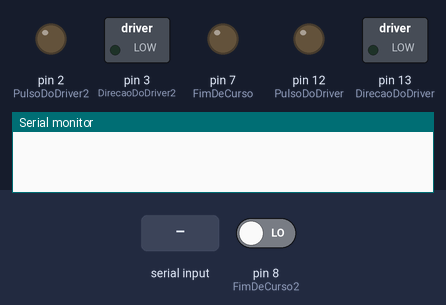
Simulated run of this sketch. Board: Arduino Uno, built with avr-gcc and run on an emulated ATmega328P. Shown: switched loads named in the sketch (green lamp = pin HIGH), output pins drawn as LEDs (lit = HIGH), the last lines printed to the serial monitor. The test bench sets the inputs (shaded band); at power-on: pin 8 (FimDeCurso2) LOW.

Above: at 1.2 s.
1.3 s: byte 30 received over Serial
2.8 s: pin 8 (FimDeCurso2) driven HIGH
At 5.2 s:
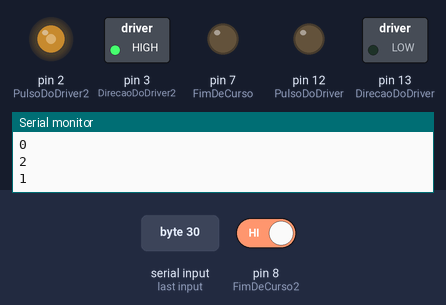
At 42.7 s:
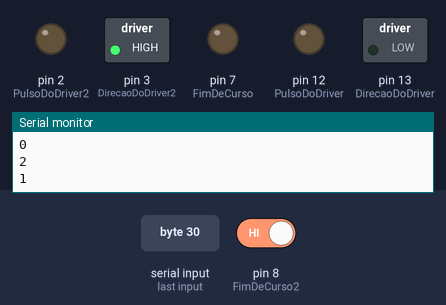
Timing chart, 0 to 53.7 s (numbered marks = the images above; inputs shaded):
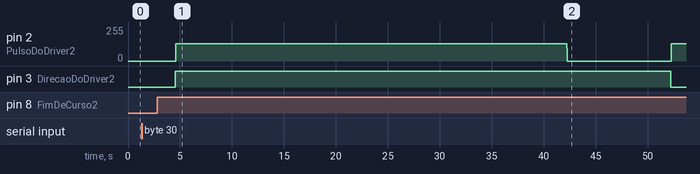

Measured:
- after the input at 2.8 s, pin 2 (PulsoDoDriver2): 0/255 → 130/255 after 1.8 s instead of 13.4 s; pin 3 (DirecaoDoDriver2): LOW → HIGH after 1.8 s instead of 13.3 s; pin 12 (PulsoDoDriver): stays LOW (without the input it goes to HIGH after 1.5 s)

The sketch:

Fim_De_CursoV3.ino
```cpp
int PulsoDoDriver = 12 ; //Azul
int DirecaoDoDriver = 13; //Azul

int PulsoDoDriver2= 2; //Preto
int DirecaoDoDriver2 = 3;//Preto

int FimDeCurso = 7;//
int FimDeCurso2 = 8;//

int giro1 = 0;
int giro2 = 0;
int giro3 = 0;
int giro4 = 0;

int pd = 900;//Aqui você define a velocidade dos motores, quanto maior mais lento fica, não diminuir mais que 750
int pd2 = 900;//Aqui você define a velocidade dos motores, quanto maior mais lento fica, não diminuir mais que 750

boolean setdir = HIGH;
boolean setdir2 = HIGH;

boolean StatusFimDeCurso = LOW;
boolean StatusFimDeCurso2 = LOW;

int serialDado = 0;
int var;


void setup() {

  Serial.begin(9600);
  pinMode (PulsoDoDriver, OUTPUT);
  pinMode (DirecaoDoDriver, OUTPUT);
  pinMode (PulsoDoDriver2, OUTPUT);
  pinMode (DirecaoDoDriver2, OUTPUT);
  pinMode (FimDeCurso, OUTPUT);

}

void loop(){

  if(Serial.available()>0){

    serialDado = Serial.read();
    var = 1;
    Serial.println(var);
    Serial.println(StatusFimDeCurso);

      while(var<=20){
        var++;
        int giro1 = 0;
        int giro2 = 0;
        int giro3 = 0;
        int giro4 = 0;
        Serial.println(var);

        delay (3000); // Este é o tempo de espera para o molde abrir

        digitalWrite(DirecaoDoDriver,LOW); //Aqui é primeiro giro do projeto, fechamento do molde
        for (giro1; giro1<=6400; giro1++){ //Aqui você faz o preset de quanto ele vai andar, quando for fazer o preset, zere o valor dos outros giros.
          digitalWrite(PulsoDoDriver,HIGH);
          delayMicroseconds(pd);
          digitalWrite(PulsoDoDriver,LOW);
          delayMicroseconds(pd);
          StatusFimDeCurso2 = digitalRead(FimDeCurso2);
          if(StatusFimDeCurso2 == HIGH)
          {
            Serial.println(StatusFimDeCurso2);
            giro1 = 10000;
          }
        }

        delay (250); // Este é um pequeno delay após o fechamento do molde para encher

        digitalWrite(DirecaoDoDriver2,HIGH); // Aqui é a injeção do material
        for (giro2; giro2<=25000; giro2++){ // Aqui você define o tanto que o fuso vai rodar, recomendo 11000
          digitalWrite(PulsoDoDriver2,HIGH);
          delayMicroseconds(750);
          digitalWrite(PulsoDoDriver2,LOW);
          delayMicroseconds(750);
        }

        delay (10000); // Este é o tempo que o material esfria dentro do molde

        digitalWrite(DirecaoDoDriver2,LOW); // Aqui é a volta do fuso para tirar a pressão
        for (giro3; giro3<=1000; giro3++){ //Recomendo colocar 2000 aqui
          digitalWrite(PulsoDoDriver2,HIGH);
          delayMicroseconds(pd);
          digitalWrite(PulsoDoDriver2,LOW);
          delayMicroseconds(pd);
        }

        delay (3000); // Este é o tempo de espera para o molde abrir

        digitalWrite(DirecaoDoDriver,HIGH); // Está ultima operação abre o molde
        for (giro4; giro4<=6400; giro4++){ //Aqui o valor deve ser igual ao do fechamento do molde, pois abre a mesma quantidade.
           digitalWrite(PulsoDoDriver,HIGH);
           delayMicroseconds(pd);
           digitalWrite(PulsoDoDriver,LOW);
           delayMicroseconds(pd);
           StatusFimDeCurso = digitalRead(FimDeCurso);
           if(StatusFimDeCurso == HIGH)
           {
            Serial.println(StatusFimDeCurso);
            giro4 = 10000;
           }
        }
        delay (2000); // Este é o tempo de espera para o molde abrir
    }
  }
}
```
